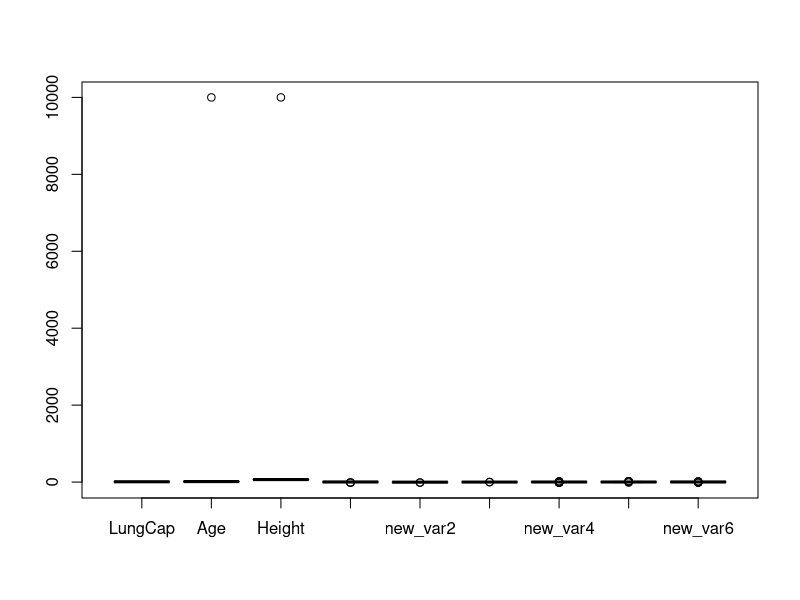

The R source for this figure:
#####################################
# Group assignment 4
# Lanping Wei & Jonathan Hygrell
# DS21 Solna
#####################################

#Lung cancer predictions using Linear Regression

install.packages("psych")
library(tidyverse)
library(ggplot2)
library(stringr)
library(psych)

#Load dataset into variable df_lung
df_lung <- read.csv("LungCap.csv", stringsAsFactors = T)
df_lung

#Use boxplot to see if there are any outliers
boxplot(df_lung)

#Line 89 in the dataset contains and outlier with an unrealistic value, we chose to exclude it from the dataframe
df_lung <- df_lung[-89,]
head(df_lung)

#Generate random seed
set.seed(123) 

#Divide data in train and test dataset
index <-  sample(1:nrow(df_lung), 0.7*nrow(df_lung)) 
train_data <-  df_lung[index,] 
test_data <-  df_lung[-index,]

#Include all columns and decide which columns to remove because of statistical insignificance
lin_mod <- lm(LungCap ~ ., data = train_data)
summary(lin_mod)

#Above results suggests new_var1,2,4,5,6 can be removed
#Because Pr(>|t|) gives high values for the null hypothesis //ger höga värden för null-hypotes
lin_mod <- lm(LungCap ~ Age + Height + new_var3, data = train_data)
summary(lin_mod)
# r squared 0.858 


pred <- predict(lin_mod, test_data)
summary(pred)
